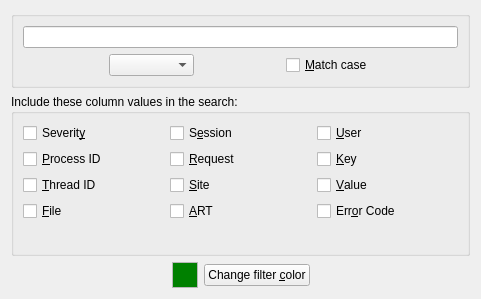
<?xml version="1.0" encoding="UTF-8"?>
<ui version="4.0">
 <class>FilterTab</class>
 <widget class="QWidget" name="FilterTab">
  <property name="geometry">
   <rect>
    <x>0</x>
    <y>0</y>
    <width>481</width>
    <height>299</height>
   </rect>
  </property>
  <property name="windowTitle">
   <string>Form</string>
  </property>
  <layout class="QVBoxLayout" name="verticalLayout_4">
   <item>
    <widget class="QGroupBox" name="groupBoxValue">
     <property name="sizePolicy">
      <sizepolicy hsizetype="Preferred" vsizetype="Preferred">
       <horstretch>0</horstretch>
       <verstretch>0</verstretch>
      </sizepolicy>
     </property>
     <property name="title">
      <string/>
     </property>
     <layout class="QVBoxLayout" name="verticalLayout_5">
      <item>
       <widget class="QLineEdit" name="filterLineEdit"/>
      </item>
      <item>
       <layout class="QHBoxLayout" name="horizontalLayout_2" stretch="1,1,1,1,1">
        <item>
         <spacer name="horizontalSpacer">
          <property name="orientation">
           <enum>Qt::Orientation::Horizontal</enum>
          </property>
          <property name="sizeHint" stdset="0">
           <size>
            <width>40</width>
            <height>20</height>
           </size>
          </property>
         </spacer>
        </item>
        <item>
         <widget class="QComboBox" name="comboBoxMode">
          <property name="editable">
           <bool>false</bool>
          </property>
         </widget>
        </item>
        <item>
         <spacer name="horizontalSpacer_3">
          <property name="orientation">
           <enum>Qt::Orientation::Horizontal</enum>
          </property>
          <property name="sizeHint" stdset="0">
           <size>
            <width>40</width>
            <height>20</height>
           </size>
          </property>
         </spacer>
        </item>
        <item>
         <widget class="QCheckBox" name="checkBoxCase">
          <property name="text">
           <string>&amp;Match case</string>
          </property>
         </widget>
        </item>
        <item>
         <spacer name="horizontalSpacer_2">
          <property name="orientation">
           <enum>Qt::Orientation::Horizontal</enum>
          </property>
          <property name="sizeHint" stdset="0">
           <size>
            <width>40</width>
            <height>20</height>
           </size>
          </property>
         </spacer>
        </item>
       </layout>
      </item>
     </layout>
    </widget>
   </item>
   <item>
    <widget class="QGroupBox" name="groupBoxKey">
     <property name="sizePolicy">
      <sizepolicy hsizetype="Preferred" vsizetype="Preferred">
       <horstretch>0</horstretch>
       <verstretch>1</verstretch>
      </sizepolicy>
     </property>
     <property name="title">
      <string>Include these column values in the search:</string>
     </property>
     <layout class="QHBoxLayout" name="horizontalLayout">
      <item>
       <layout class="QVBoxLayout" name="verticalLayout">
        <item>
         <widget class="QCheckBox" name="checkBoxSeverity">
          <property name="text">
           <string>Severit&amp;y</string>
          </property>
         </widget>
        </item>
        <item>
         <widget class="QCheckBox" name="checkBoxPID">
          <property name="text">
           <string>&amp;Process ID</string>
          </property>
         </widget>
        </item>
        <item>
         <widget class="QCheckBox" name="checkBoxTID">
          <property name="text">
           <string>&amp;Thread ID</string>
          </property>
         </widget>
        </item>
        <item>
         <widget class="QCheckBox" name="checkBoxFile">
          <property name="text">
           <string>&amp;File</string>
          </property>
         </widget>
        </item>
        <item>
         <spacer name="verticalSpacer_3">
          <property name="orientation">
           <enum>Qt::Orientation::Vertical</enum>
          </property>
          <property name="sizeHint" stdset="0">
           <size>
            <width>20</width>
            <height>40</height>
           </size>
          </property>
         </spacer>
        </item>
       </layout>
      </item>
      <item>
       <layout class="QVBoxLayout" name="verticalLayout_2">
        <item>
         <widget class="QCheckBox" name="checkBoxSession">
          <property name="text">
           <string>S&amp;ession</string>
          </property>
         </widget>
        </item>
        <item>
         <widget class="QCheckBox" name="checkBoxRequest">
          <property name="text">
           <string>&amp;Request</string>
          </property>
         </widget>
        </item>
        <item>
         <widget class="QCheckBox" name="checkBoxSite">
          <property name="text">
           <string>&amp;Site</string>
          </property>
         </widget>
        </item>
        <item>
         <widget class="QCheckBox" name="checkBoxART">
          <property name="text">
           <string>&amp;ART</string>
          </property>
         </widget>
        </item>
        <item>
         <spacer name="verticalSpacer_2">
          <property name="orientation">
           <enum>Qt::Orientation::Vertical</enum>
          </property>
          <property name="sizeHint" stdset="0">
           <size>
            <width>20</width>
            <height>40</height>
           </size>
          </property>
         </spacer>
        </item>
       </layout>
      </item>
      <item>
       <layout class="QVBoxLayout" name="verticalLayout_3">
        <item>
         <widget class="QCheckBox" name="checkBoxUser">
          <property name="text">
           <string>&amp;User</string>
          </property>
         </widget>
        </item>
        <item>
         <widget class="QCheckBox" name="checkBoxKey">
          <property name="text">
           <string>&amp;Key</string>
          </property>
         </widget>
        </item>
        <item>
         <widget class="QCheckBox" name="checkBoxValue">
          <property name="text">
           <string>&amp;Value</string>
          </property>
         </widget>
        </item>
        <item>
         <widget class="QCheckBox" name="checkBoxErrorCode">
          <property name="text">
           <string>Err&amp;or Code</string>
          </property>
         </widget>
        </item>
        <item>
         <spacer name="verticalSpacer">
          <property name="orientation">
           <enum>Qt::Orientation::Vertical</enum>
          </property>
          <property name="sizeHint" stdset="0">
           <size>
            <width>20</width>
            <height>40</height>
           </size>
          </property>
         </spacer>
        </item>
       </layout>
      </item>
     </layout>
    </widget>
   </item>
   <item>
    <widget class="QWidget" name="colorWidget" native="true">
     <layout class="QHBoxLayout" name="horizontalLayout_3">
      <property name="leftMargin">
       <number>0</number>
      </property>
      <property name="topMargin">
       <number>0</number>
      </property>
      <property name="rightMargin">
       <number>0</number>
      </property>
      <property name="bottomMargin">
       <number>0</number>
      </property>
      <item>
       <spacer name="horizontalSpacer_4">
        <property name="orientation">
         <enum>Qt::Orientation::Horizontal</enum>
        </property>
        <property name="sizeHint" stdset="0">
         <size>
          <width>40</width>
          <height>20</height>
         </size>
        </property>
       </spacer>
      </item>
      <item>
       <widget class="QFrame" name="frame">
        <property name="frameShape">
         <enum>QFrame::Shape::StyledPanel</enum>
        </property>
        <layout class="QHBoxLayout" name="horizontalLayout_4">
         <property name="spacing">
          <number>0</number>
         </property>
         <property name="leftMargin">
          <number>0</number>
         </property>
         <property name="topMargin">
          <number>0</number>
         </property>
         <property name="rightMargin">
          <number>0</number>
         </property>
         <property name="bottomMargin">
          <number>0</number>
         </property>
         <item>
          <widget class="QWidget" name="colorDisplay" native="true">
           <property name="sizePolicy">
            <sizepolicy hsizetype="Preferred" vsizetype="Expanding">
             <horstretch>0</horstretch>
             <verstretch>0</verstretch>
            </sizepolicy>
           </property>
           <property name="minimumSize">
            <size>
             <width>24</width>
             <height>24</height>
            </size>
           </property>
           <property name="styleSheet">
            <string notr="true">background-color: green;</string>
           </property>
          </widget>
         </item>
        </layout>
       </widget>
      </item>
      <item>
       <widget class="QPushButton" name="buttonChangeColor">
        <property name="text">
         <string>Change filter &amp;color</string>
        </property>
       </widget>
      </item>
      <item>
       <spacer name="horizontalSpacer_5">
        <property name="orientation">
         <enum>Qt::Orientation::Horizontal</enum>
        </property>
        <property name="sizeHint" stdset="0">
         <size>
          <width>40</width>
          <height>20</height>
         </size>
        </property>
       </spacer>
      </item>
     </layout>
    </widget>
   </item>
  </layout>
 </widget>
 <resources/>
 <connections/>
</ui>
